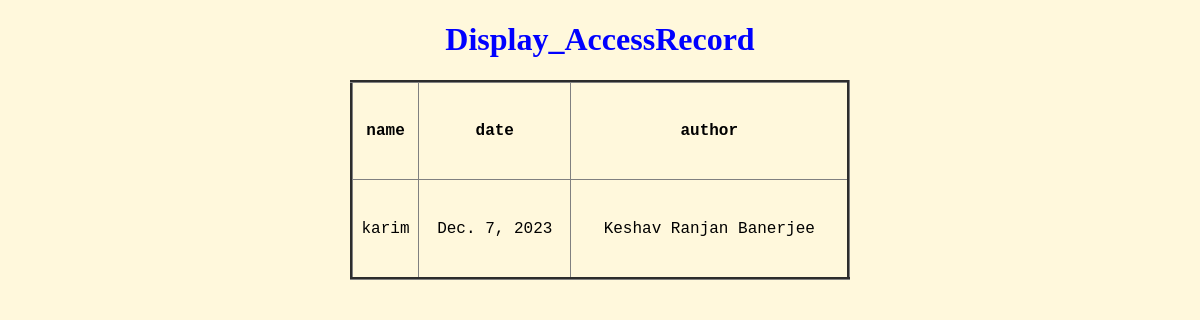
Before: /display_accessrecord/ with the older database file.
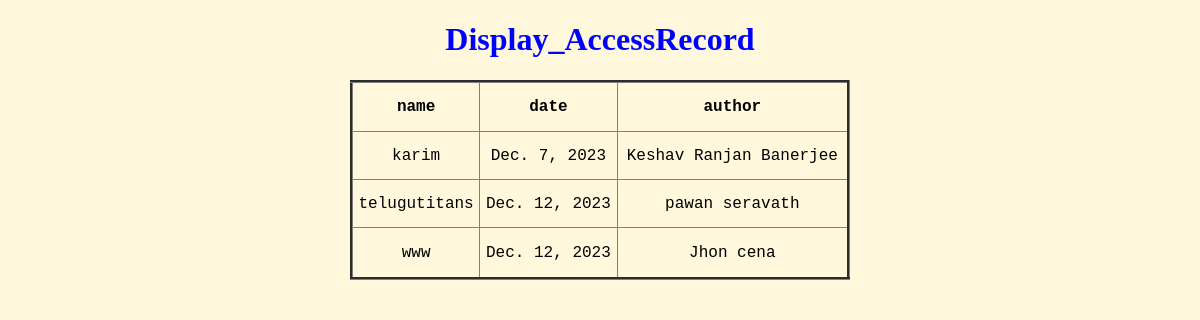
After: the same page with the newer database file.
### app/models.py (models this page shows, shortened)
class AccessRecord(models.Model):
    name=models.ForeignKey(Webpage,on_delete=models.CASCADE)
    date=models.DateField()
    author=models.CharField(max_length=100)

class Webpage(models.Model):
    topic_name=models.ForeignKey(Topic,on_delete=models.CASCADE)
    name=models.CharField(max_length=100)
    url=models.URLField()
    developer_name=models.CharField(max_length=100,default='karim')
    def __str__(self):
        return self.developer_name

### app/views.py (the view)
# urls.py: path('display_accessrecord/',display_accessrecord,name='display_accessrecord'),
def display_accessrecord(request):
    DLAO=AccessRecord.objects.all()
    d={'accessrecord':DLAO}
    return render(request,'display_accessrecord.html',context=d)

### templates/display_accessrecord.html (shortened to what this page needs)
<!DOCTYPE html>
<html lang="en">
<head>
</head>
<body bgcolor="cornsilk">
    <center>
        <h1 style="color:blue">Display_AccessRecord</h1>
        <table border="3px solid blue">
            <tr>
                <th>name</th>
                <th>date</th>
                <th>author</th>
            </tr>
            {% for ao in accessrecord %}
            <tr id="hai">
                <td>{{ao.name}}</td>
                <td>{{ao.date}}</td>
                <td>{{ao.author}}</td>
            </tr>
            {% endfor %}
        </table>
    </center>
</body>
</html>

Changed rows visible on the page:
added AccessRecord: name "telugutitans", date "Dec. 12, 2023", author "pawan seravath"
added AccessRecord: name "www", date "Dec. 12, 2023", author "Jhon cena"
